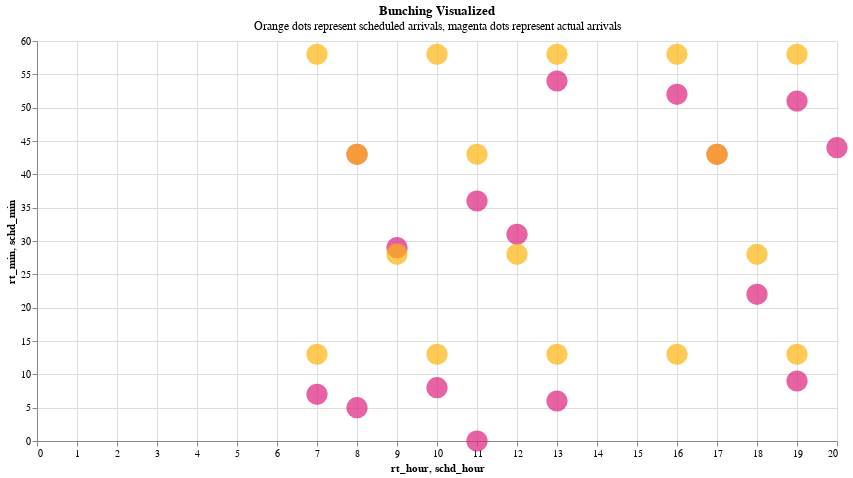

Notebook cell for this chart:
### Code cell
df_vis1, df_vis2 = compare_approaches(
    stop_id="2307469",
    organization_name="City of Visalia",
    route_id="2042",
    stop_sequence=27,
)

### Figure 1 — Vega-Lite specification as saved in the notebook (floating-point values rounded to 4 significant figures)
{"config": {"view": {"continuousWidth": 300, "continuousHeight": 300}}, "layer": [{"mark": {"type": "circle", "color": "#dd217d", "size": 450}, "encoding": {"tooltip": [{"field": "converted_schd_arrival_tooltip", "type": "nominal"}, {"field": "converted_rt_arrival_tooltip", "type": "nominal"}], "x": {"field": "rt_hour", "type": "quantitative"}, "y": {"field": "rt_min", "type": "quantitative"}}}, {"mark": {"type": "circle", "color": "#fcb40e", "size": 450}, "encoding": {"tooltip": [{"field": "converted_schd_arrival_tooltip", "type": "nominal"}, {"field": "converted_rt_arrival_tooltip", "type": "nominal"}], "x": {"field": "schd_hour", "type": "quantitative"}, "y": {"field": "schd_min", "type": "quantitative"}}}], "data": {"name": "data-dc281c6ca04d6eb4b0c494e7d8e072b7"}, "height": 400, "title": {"text": "Bunching Visualized", "subtitle": "Orange dots represent scheduled arrivals, magenta dots represent actual arrivals "}, "width": 800, "$schema": "https://vega.github.io/schema/vega-lite/v5.17.0.json", "datasets": {"data-dc281c6ca04d6eb4b0c494e7d8e072b7": [{"caltrans_district": "06 - Fresno", "schedule_gtfs_dataset_key": "3bda4652977200408690059ef2ec4b4d", "feed_key": "0e89d1fd3bd2a09bbbd0d4f79ea5663b", "organization_name": "City of Visalia", "route_long_name": "Route 9", "route_type": "Bus", "route_id": "2042", "direction_id": 1.0, "stop_id": "2307469", "stop_sequence": 27, "trip_instance_key": "ebd2acc23ee7fe30c9a6bb15d74fd95e", "rt_arrival_sec": 25636, "scheduled_arrival_sec": 25980.0, "headway_minutes": 48.0, "converted_rt_arrival": "2024-05-22T07:07:16", "converted_schd_arrival": "2024-05-22T07:13:00", "actual_arrival_lag_min": null, "scheduled_arrival_lag_min": null, "rt_hour": 7, "rt_min": 7, "schd_hour": 7.0, "schd_min": 13.0, "converted_schd_arrival_tooltip": "2024-05-22 07:13:00", "converted_rt_arrival_tooltip": "2024-05-22 07:07:16"}, {"caltrans_district": "06 - Fresno", "schedule_gtfs_dataset_key": "3bda4652977200408690059ef2ec4b4d", "feed_key": "0e89d1fd3bd2a09bbbd0d4f79ea5663b", "organization_name": "City of Visalia", "route_long_name": "Route 9", "route_type": "Bus", "route_id": "2042", "direction_id": 1.0, "stop_id": "2307469", "stop_sequence": 27, "trip_instance_key": "1abb49372a11e2a3364b53db406c84d0", "rt_arrival_sec": 29137, "scheduled_arrival_sec": 28680.0, "headway_minutes": 48.0, "converted_rt_arrival": "2024-05-22T08:05:37", "converted_schd_arrival": "2024-05-22T07:58:00", "actual_arrival_lag_min": 58.35, "scheduled_arrival_lag_min": 45.0, "rt_hour": 8, "rt_min": 5, "schd_hour": 7.0, "schd_min": 58.0, "converted_schd_arrival_tooltip": "2024-05-22 07:58:00", "converted_rt_arrival_tooltip": "2024-05-22 08:05:37"}, {"caltrans_district": "06 - Fresno", "schedule_gtfs_dataset_key": "3bda4652977200408690059ef2ec4b4d", "feed_key": "0e89d1fd3bd2a09bbbd0d4f79ea5663b", "organization_name": "City of Visalia", "route_long_name": "Route 9", "route_type": "Bus", "route_id": "2042", "direction_id": 1.0, "stop_id": "2307469", "stop_sequence": 27, "trip_instance_key": "1a298c458762106bce40d869d7785a88", "rt_arrival_sec": 31396, "scheduled_arrival_sec": 31380.0, "headway_minutes": 48.0, "converted_rt_arrival": "2024-05-22T08:43:16", "converted_schd_arrival": "2024-05-22T08:43:00", "actual_arrival_lag_min": 37.65, "scheduled_arrival_lag_min": 45.0, "rt_hour": 8, "rt_min": 43, "schd_hour": 8.0, "schd_min": 43.0, "converted_schd_arrival_tooltip": "2024-05-22 08:43:00", "converted_rt_arrival_tooltip": "2024-05-22 08:43:16"}, {"caltrans_district": "06 - Fresno", "schedule_gtfs_dataset_key": "3bda4652977200408690059ef2ec4b4d", "feed_key": "0e89d1fd3bd2a09bbbd0d4f79ea5663b", "organization_name": "City of Visalia", "route_long_name": "Route 9", "route_type": "Bus", "route_id": "2042", "direction_id": 1.0, "stop_id": "2307469", "stop_sequence": 27, "trip_instance_key": "3542873b27c0a9dda855cdc3ce155c81", "rt_arrival_sec": 34144, "scheduled_arrival_sec": 34080.0, "headway_minutes": 48.0, "converted_rt_arrival": "2024-05-22T09:29:04", "converted_schd_arrival": "2024-05-22T09:28:00", "actual_arrival_lag_min": 45.8, "scheduled_arrival_lag_min": 45.0, "rt_hour": 9, "rt_min": 29, "schd_hour": 9.0, "schd_min": 28.0, "converted_schd_arrival_tooltip": "2024-05-22 09:28:00", "converted_rt_arrival_tooltip": "2024-05-22 09:29:04"}, {"caltrans_district": "06 - Fresno", "schedule_gtfs_dataset_key": "3bda4652977200408690059ef2ec4b4d", "feed_key": "0e89d1fd3bd2a09bbbd0d4f79ea5663b", "organization_name": "City of Visalia", "route_long_name": "Route 9", "route_type": "Bus", "route_id": "2042", "direction_id": 1.0, "stop_id": "2307469", "stop_sequence": 27, "trip_instance_key": "13f983d49594de2625b1d316f2267be0", "rt_arrival_sec": 36534, "scheduled_arrival_sec": 36780.0, "headway_minutes": 48.0, "converted_rt_arrival": "2024-05-22T10:08:54", "converted_schd_arrival": "2024-05-22T10:13:00", "actual_arrival_lag_min": 39.83, "scheduled_arrival_lag_min": 45.0, "rt_hour": 10, "rt_min": 8, "schd_hour": 10.0, "schd_min": 13.0, "converted_schd_arrival_tooltip": "2024-05-22 10:13:00", "converted_rt_arrival_tooltip": "2024-05-22 10:08:54"}, {"caltrans_district": "06 - Fresno", "schedule_gtfs_dataset_key": "3bda4652977200408690059ef2ec4b4d", "feed_key": "0e89d1fd3bd2a09bbbd0d4f79ea5663b", "organization_name": "City of Visalia", "route_long_name": "Route 9", "route_type": "Bus", "route_id": "2042", "direction_id": 1.0, "stop_id": "2307469", "stop_sequence": 27, "trip_instance_key": "cb80d560ca4f16c4d6a6d1e14ae483c8", "rt_arrival_sec": 39606, "scheduled_arrival_sec": 39480.0, "headway_minutes": 48.0, "converted_rt_arrival": "2024-05-22T11:00:06", "converted_schd_arrival": "2024-05-22T10:58:00", "actual_arrival_lag_min": 51.2, "scheduled_arrival_lag_min": 45.0, "rt_hour": 11, "rt_min": 0, "schd_hour": 10.0, "schd_min": 58.0, "converted_schd_arrival_tooltip": "2024-05-22 10:58:00", "converted_rt_arrival_tooltip": "2024-05-22 11:00:06"}, {"caltrans_district": "06 - Fresno", "schedule_gtfs_dataset_key": "3bda4652977200408690059ef2ec4b4d", "feed_key": "0e89d1fd3bd2a09bbbd0d4f79ea5663b", "organization_name": "City of Visalia", "route_long_name": "Route 9", "route_type": "Bus", "route_id": "2042", "direction_id": 1.0, "stop_id": "2307469", "stop_sequence": 27, "trip_instance_key": "bedab96f09bdbe43ff8ab84078b368fe", "rt_arrival_sec": 41795, "scheduled_arrival_sec": 42180.0, "headway_minutes": 48.0, "converted_rt_arrival": "2024-05-22T11:36:35", "converted_schd_arrival": "2024-05-22T11:43:00", "actual_arrival_lag_min": 36.48, "scheduled_arrival_lag_min": 45.0, "rt_hour": 11, "rt_min": 36, "schd_hour": 11.0, "schd_min": 43.0, "converted_schd_arrival_tooltip": "2024-05-22 11:43:00", "converted_rt_arrival_tooltip": "2024-05-22 11:36:35"}, {"caltrans_district": "06 - Fresno", "schedule_gtfs_dataset_key": "3bda4652977200408690059ef2ec4b4d", "feed_key": "0e89d1fd3bd2a09bbbd0d4f79ea5663b", "organization_name": "City of Visalia", "route_long_name": "Route 9", "route_type": "Bus", "route_id": "2042", "direction_id": 1.0, "stop_id": "2307469", "stop_sequence": 27, "trip_instance_key": "bdcf2753cb4418bb13f461899d3a91ac", "rt_arrival_sec": 45072, "scheduled_arrival_sec": 44880.0, "headway_minutes": 48.0, "converted_rt_arrival": "2024-05-22T12:31:12", "converted_schd_arrival": "2024-05-22T12:28:00", "actual_arrival_lag_min": 54.62, "scheduled_arrival_lag_min": 45.0, "rt_hour": 12, "rt_min": 31, "schd_hour": 12.0, "schd_min": 28.0, "converted_schd_arrival_tooltip": "2024-05-22 12:28:00", "converted_rt_arrival_tooltip": "2024-05-22 12:31:12"}, {"caltrans_district": "06 - Fresno", "schedule_gtfs_dataset_key": "3bda4652977200408690059ef2ec4b4d", "feed_key": "0e89d1fd3bd2a09bbbd0d4f79ea5663b", "organization_name": "City of Visalia", "route_long_name": "Route 9", "route_type": "Bus", "route_id": "2042", "direction_id": 1.0, "stop_id": "2307469", "stop_sequence": 27, "trip_instance_key": "f8557763ec11e4c7f0c23d5586e2a2fa", "rt_arrival_sec": 47216, "scheduled_arrival_sec": 47580.0, "headway_minutes": 48.0, "converted_rt_arrival": "2024-05-22T13:06:56", "converted_schd_arrival": "2024-05-22T13:13:00", "actual_arrival_lag_min": 35.73, "scheduled_arrival_lag_min": 45.0, "rt_hour": 13, "rt_min": 6, "schd_hour": 13.0, "schd_min": 13.0, "converted_schd_arrival_tooltip": "2024-05-22 13:13:00", "converted_rt_arrival_tooltip": "2024-05-22 13:06:56"}, {"caltrans_district": "06 - Fresno", "schedule_gtfs_dataset_key": "3bda4652977200408690059ef2ec4b4d", "feed_key": "0e89d1fd3bd2a09bbbd0d4f79ea5663b", "organization_name": "City of Visalia", "route_long_name": "Route 9", "route_type": "Bus", "route_id": "2042", "direction_id": 1.0, "stop_id": "2307469", "stop_sequence": 27, "trip_instance_key": "9fbc41afc158ec85be2e3f303d195754", "rt_arrival_sec": 50079, "scheduled_arrival_sec": 50280.0, "headway_minutes": 48.0, "converted_rt_arrival": "2024-05-22T13:54:39", "converted_schd_arrival": "2024-05-22T13:58:00", "actual_arrival_lag_min": 47.72, "scheduled_arrival_lag_min": 45.0, "rt_hour": 13, "rt_min": 54, "schd_hour": 13.0, "schd_min": 58.0, "converted_schd_arrival_tooltip": "2024-05-22 13:58:00", "converted_rt_arrival_tooltip": "2024-05-22 13:54:39"}, {"caltrans_district": "06 - Fresno", "schedule_gtfs_dataset_key": "3bda4652977200408690059ef2ec4b4d", "feed_key": "0e89d1fd3bd2a09bbbd0d4f79ea5663b", "organization_name": "City of Visalia", "route_long_name": "Route 9", "route_type": "Bus", "route_id": "2042", "direction_id": 1.0, "stop_id": "2307469", "stop_sequence": 27, "trip_instance_key": "979966c89e38bfa273dcb098b549c9be", "rt_arrival_sec": 60737, "scheduled_arrival_sec": 61080.0, "headway_minutes": 48.0, "converted_rt_arrival": "2024-05-22T16:52:17", "converted_schd_arrival": "2024-05-22T16:58:00", "actual_arrival_lag_min": 177.6, "scheduled_arrival_lag_min": 180.0, "rt_hour": 16, "rt_min": 52, "schd_hour": 16.0, "schd_min": 58.0, "converted_schd_arrival_tooltip": "2024-05-22 16:58:00", "converted_rt_arrival_tooltip": "2024-05-22 16:52:17"}, {"caltrans_district": "06 - Fresno", "schedule_gtfs_dataset_key": "3bda4652977200408690059ef2ec4b4d", "feed_key": "0e89d1fd3bd2a09bbbd0d4f79ea5663b", "organization_name": "City of Visalia", "route_long_name": "Route 9", "route_type": "Bus", "route_id": "2042", "direction_id": 1.0, "stop_id": "2307469", "stop_sequence": 27, "trip_instance_key": "4456eb17a98578a2c4f001425b9d1f54", "rt_arrival_sec": 63794, "scheduled_arrival_sec": 58380.0, "headway_minutes": 48.0, "converted_rt_arrival": "2024-05-22T17:43:14", "converted_schd_arrival": "2024-05-22T16:13:00", "actual_arrival_lag_min": 50.95, "scheduled_arrival_lag_min": -45.0, "rt_hour": 17, "rt_min": 43, "schd_hour": 16.0, "schd_min": 13.0, "converted_schd_arrival_tooltip": "2024-05-22 16:13:00", "converted_rt_arrival_tooltip": "2024-05-22 17:43:14"}, {"caltrans_district": "06 - Fresno", "schedule_gtfs_dataset_key": "3bda4652977200408690059ef2ec4b4d", "feed_key": "0e89d1fd3bd2a09bbbd0d4f79ea5663b", "organization_name": "City of Visalia", "route_long_name": "Route 9", "route_type": "Bus", "route_id": "2042", "direction_id": 1.0, "stop_id": "2307469", "stop_sequence": 27, "trip_instance_key": "0734579d64eee41b749075395b7aaa22", "rt_arrival_sec": 66137, "scheduled_arrival_sec": 66480.0, "headway_minutes": 48.0, "converted_rt_arrival": "2024-05-22T18:22:17", "converted_schd_arrival": "2024-05-22T18:28:00", "actual_arrival_lag_min": 39.05, "scheduled_arrival_lag_min": 135.0, "rt_hour": 18, "rt_min": 22, "schd_hour": 18.0, "schd_min": 28.0, "converted_schd_arrival_tooltip": "2024-05-22 18:28:00", "converted_rt_arrival_tooltip": "2024-05-22 18:22:17"}, {"caltrans_district": "06 - Fresno", "schedule_gtfs_dataset_key": "3bda4652977200408690059ef2ec4b4d", "feed_key": "0e89d1fd3bd2a09bbbd0d4f79ea5663b", "organization_name": "City of Visalia", "route_long_name": "Route 9", "route_type": "Bus", "route_id": "2042", "direction_id": 1.0, "stop_id": "2307469", "stop_sequence": 27, "trip_instance_key": "bca6d918edf555f4b6898bc03d73919b", "rt_arrival_sec": 68971, "scheduled_arrival_sec": 63780.0, "headway_minutes": 48.0, "converted_rt_arrival": "2024-05-22T19:09:31", "converted_schd_arrival": "2024-05-22T17:43:00", "actual_arrival_lag_min": 47.23, "scheduled_arrival_lag_min": -45.0, "rt_hour": 19, "rt_min": 9, "schd_hour": 17.0, "schd_min": 43.0, "converted_schd_arrival_tooltip": "2024-05-22 17:43:00", "converted_rt_arrival_tooltip": "2024-05-22 19:09:31"}, {"caltrans_district": "06 - Fresno", "schedule_gtfs_dataset_key": "3bda4652977200408690059ef2ec4b4d", "feed_key": "0e89d1fd3bd2a09bbbd0d4f79ea5663b", "organization_name": "City of Visalia", "route_long_name": "Route 9", "route_type": "Bus", "route_id": "2042", "direction_id": 1.0, "stop_id": "2307469", "stop_sequence": 27, "trip_instance_key": "a2c29e9e5b56d105d120614bc30b5f7a", "rt_arrival_sec": 71482, "scheduled_arrival_sec": 71880.0, "headway_minutes": 48.0, "converted_rt_arrival": "2024-05-22T19:51:22", "converted_schd_arrival": "2024-05-22T19:58:00", "actual_arrival_lag_min": 41.85, "scheduled_arrival_lag_min": 135.0, "rt_hour": 19, "rt_min": 51, "schd_hour": 19.0, "schd_min": 58.0, "converted_schd_arrival_tooltip": "2024-05-22 19:58:00", "converted_rt_arrival_tooltip": "2024-05-22 19:51:22"}, {"caltrans_district": "06 - Fresno", "schedule_gtfs_dataset_key": "3bda4652977200408690059ef2ec4b4d", "feed_key": "0e89d1fd3bd2a09bbbd0d4f79ea5663b", "organization_name": "City of Visalia", "route_long_name": "Route 9", "route_type": "Bus", "route_id": "2042", "direction_id": 1.0, "stop_id": "2307469", "stop_sequence": 27, "trip_instance_key": "09d1a1b116a574792481498bd6e6ded7", "rt_arrival_sec": 74667, "scheduled_arrival_sec": 69180.0, "headway_minutes": 48.0, "converted_rt_arrival": "2024-05-22T20:44:27", "converted_schd_arrival": "2024-05-22T19:13:00", "actual_arrival_lag_min": 53.08, "scheduled_arrival_lag_min": -45.0, "rt_hour": 20, "rt_min": 44, "schd_hour": 19.0, "schd_min": 13.0, "converted_schd_arrival_tooltip": "2024-05-22 19:13:00", "converted_rt_arrival_tooltip": "2024-05-22 20:44:27"}]}}
